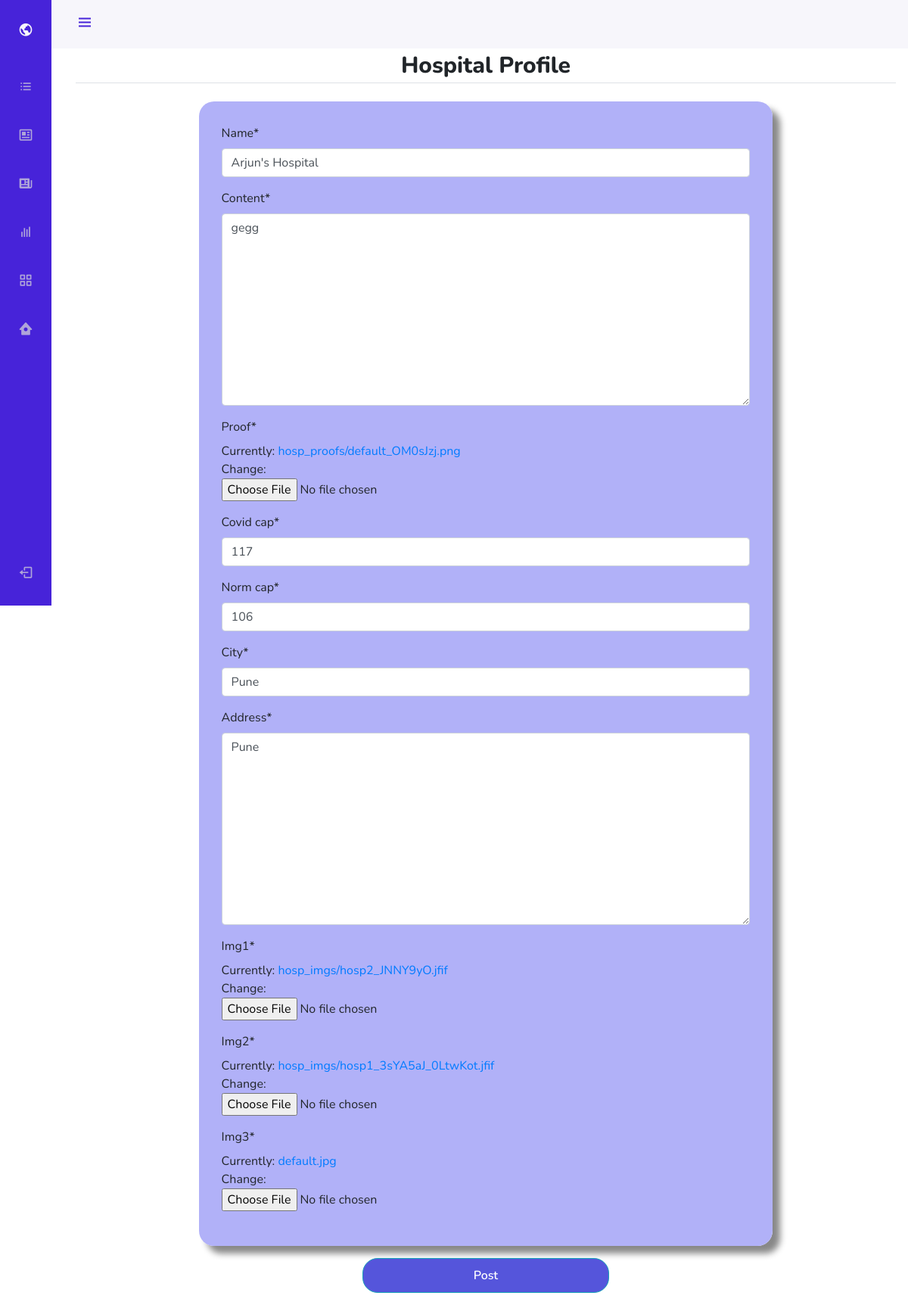
The page /post/15/update (signed in) on the database as committed earlier.
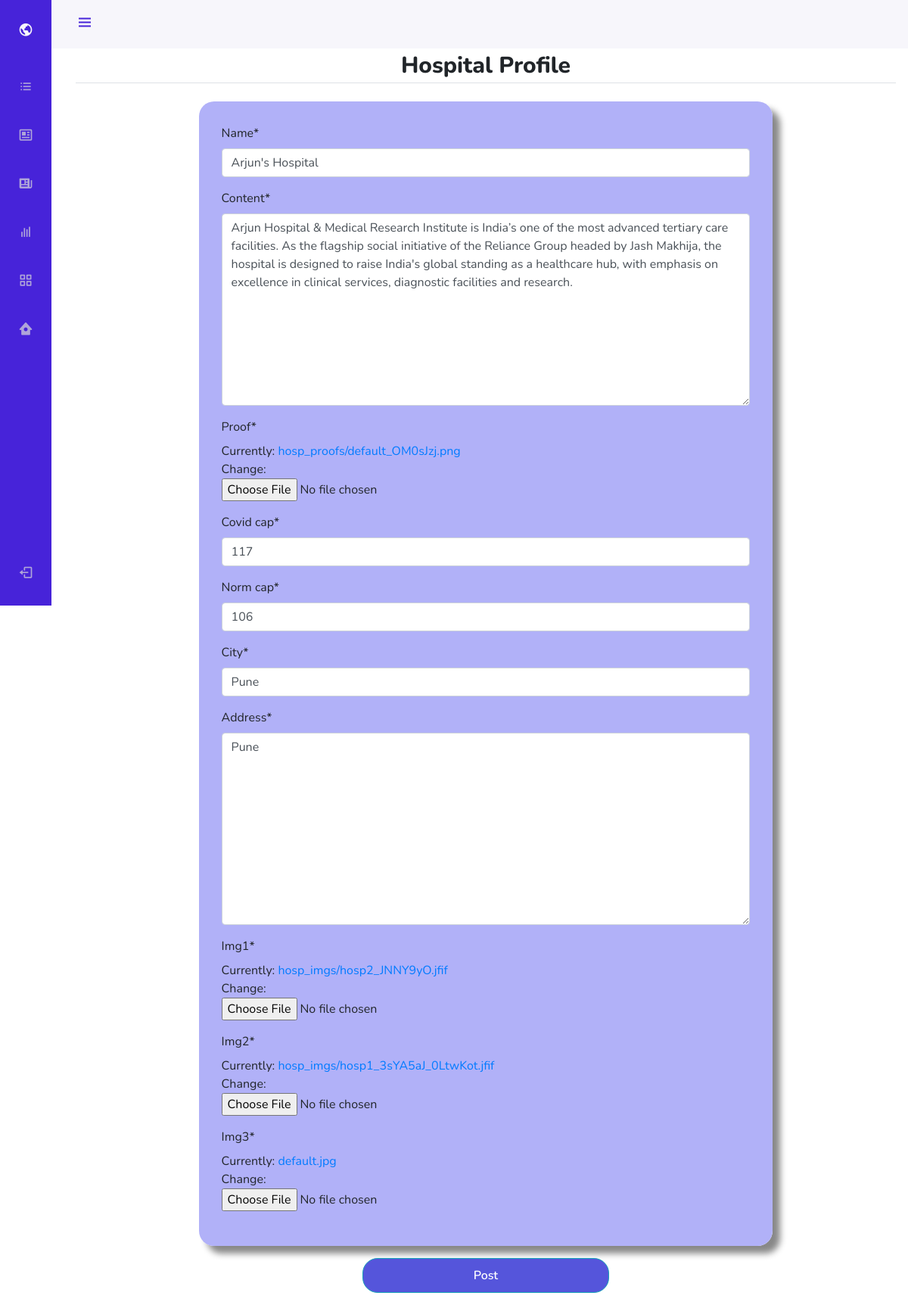
The same page on the database as committed later.
### blog/models.py (models this page shows, shortened)
class Post(models.Model):
    name = models.CharField(max_length = 100)
    content = models.TextField()
    type = models.CharField(max_length = 100, default="Dedicated covid hospital")
    proof = models.ImageField(default='default.jpg',upload_to='hosp_proofs')
    author = models.ForeignKey(User, on_delete=models.CASCADE)
    city = models.CharField(max_length=100, default="Mumbai")
    address = models.TextField(default="Maharashtra")
    area =models.CharField(max_length=100, default="Andheri")
    covid_cap=models.IntegerField(default=0)
    norm_cap = models.IntegerField(default=0)
    img1 = models.ImageField(default='default.jpg',upload_to='hosp_imgs')
    img2 = models.ImageField(default='default.jpg',upload_to='hosp_imgs')
    img3 = models.ImageField(default='default.jpg',upload_to='hosp_imgs')

### blog/views.py (the view, shortened to what this page needs)
# urls.py: path('post/<int:pk>/update', PostUpdateView.as_view(), name='post-update'),
class PostUpdateView(LoginRequiredMixin, UserPassesTestMixin, UpdateView):
    model = Post
    fields = ['name', 'content', 'proof','covid_cap', 'norm_cap', 'city',
                'address', 'img1', 'img2', 'img3'
            ]
    def test_func(self):
        post = self.get_object()
        if self.request.user == post.author:
            return True
        return False

### blog/templates/blog/post_form.html (shortened to what this page needs)
{% extends 'blog/navbase_without.html' %}
{% load crispy_forms_tags %}
{% block content %}
        <div class="content-section">
            <legend class="border-bottom mb-4">Hospital Profile</legend>
            <form method="POST" enctype="multipart/form-data">
                <fieldset class="form-group">
                    {{form|crispy}}
                </fieldset>
                <div  class="form-group">
                    <button style="margin-bottom: 20px;" class="btn btn-outline-info" type="submit">Post</button>
                </div>
            </form>
        </div>
{% endblock content%}

Rows that differ between the two databases and show on the page:
changed Post "Arjun's Hospital": content "gegg" → "Arjun Hospital & Medical Research Institute is India’s one of the most advanced tertiary care facilities. As the flagship social initiative of the Reliance Group headed by Jash Makhija, the hospital is designed to raise India's global standing as a healthcare hub, with emphasis on excellence in clinical services, diagnostic facilities and research."
